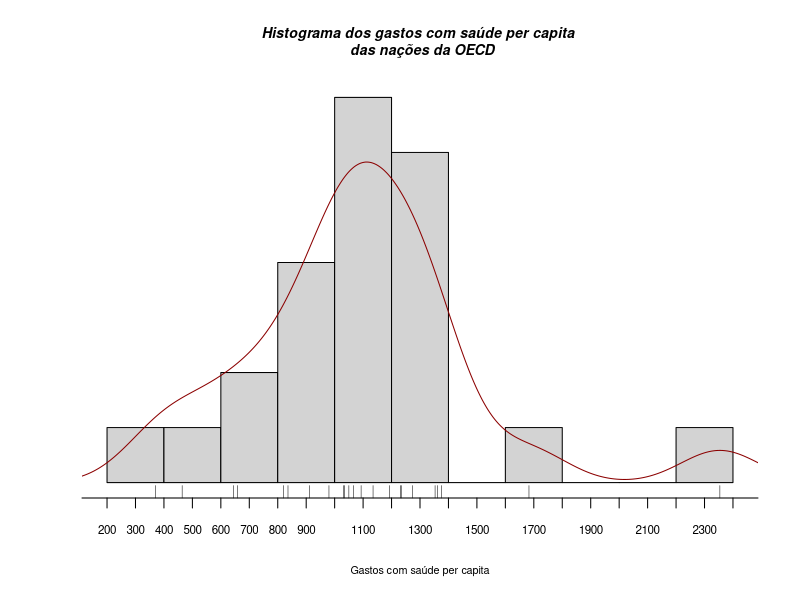
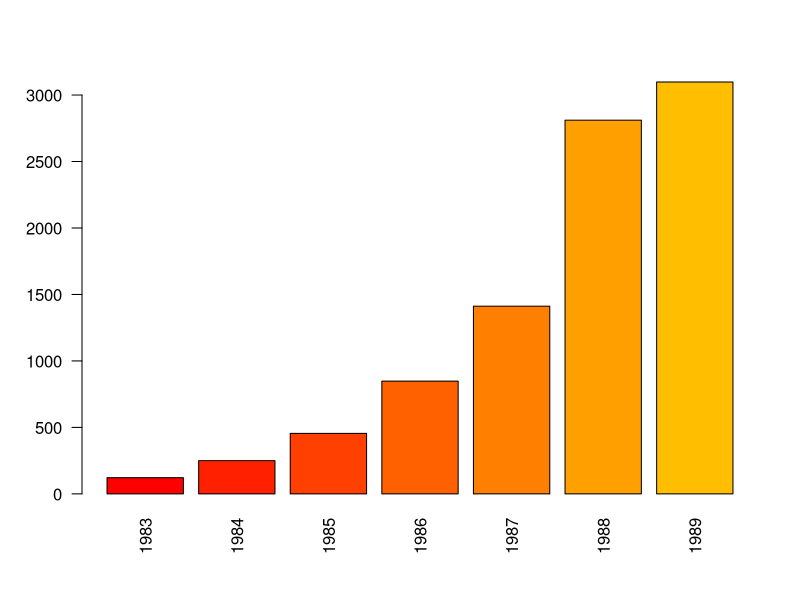
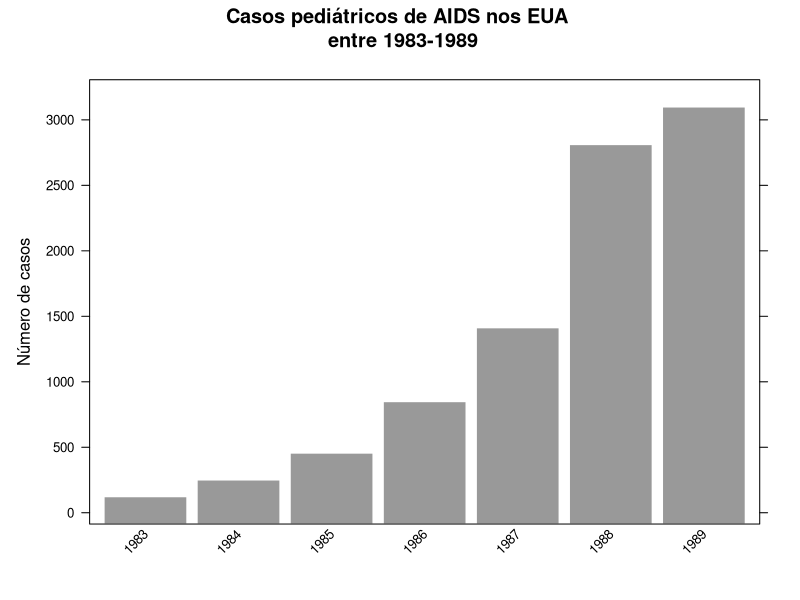
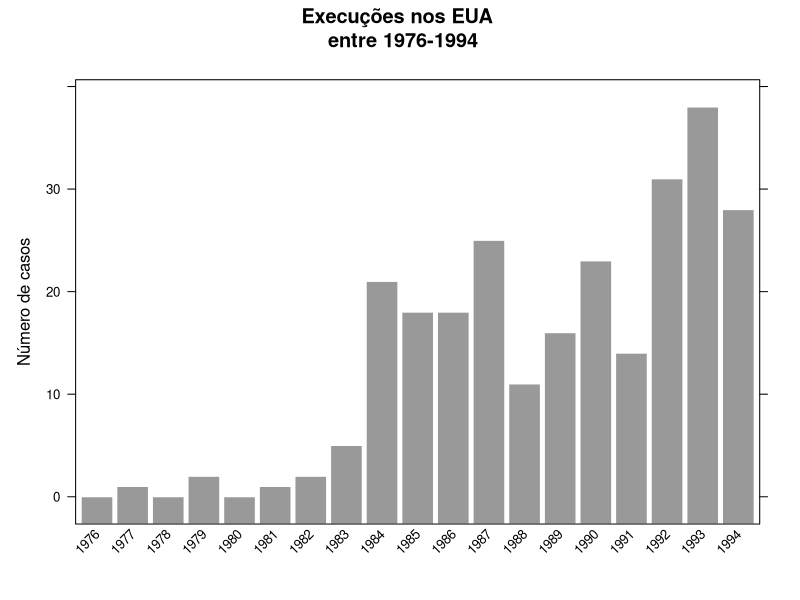
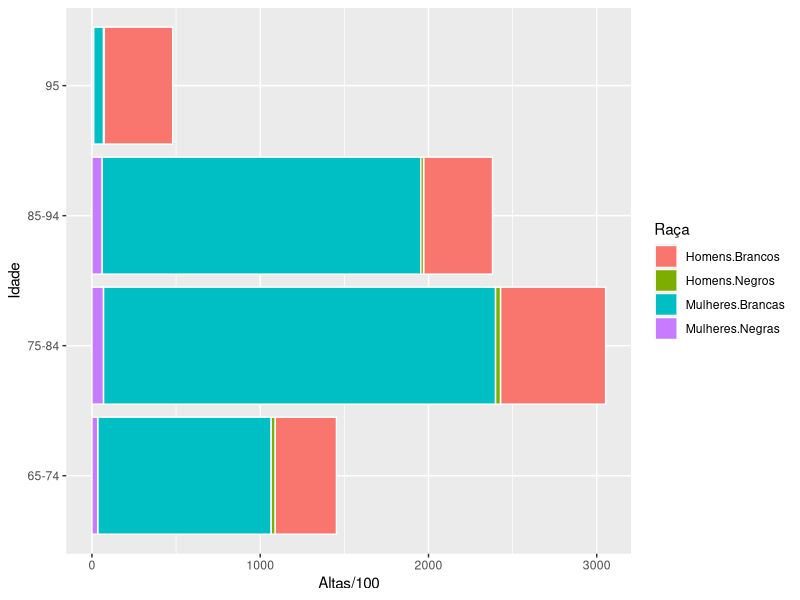
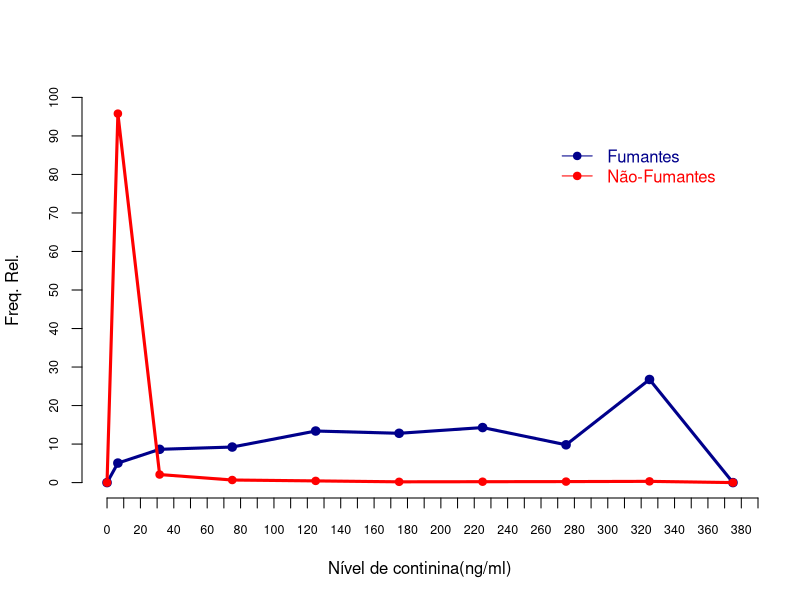
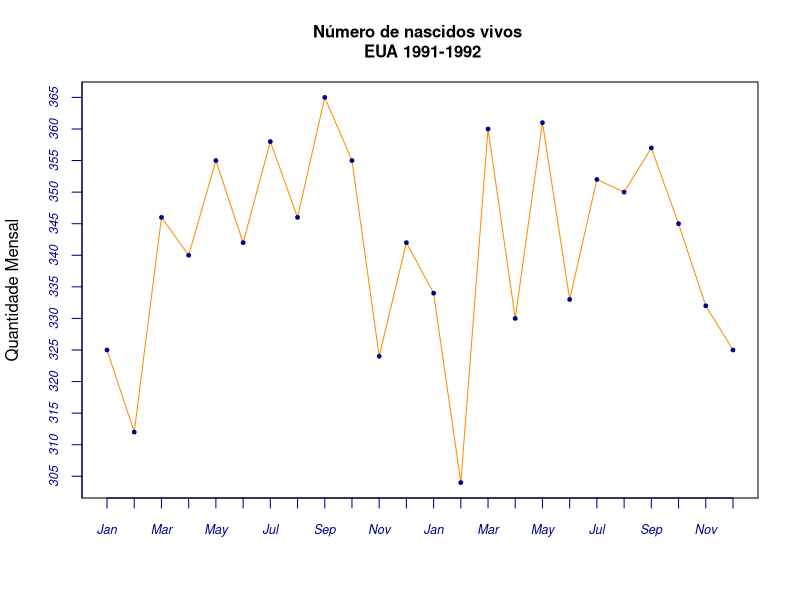
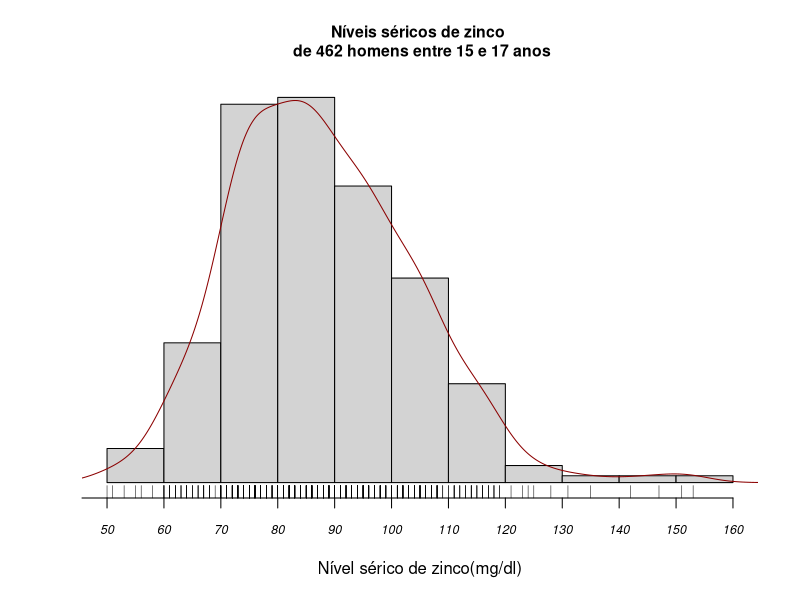

Recreate these plots in R, in order.
  
################################ Exercício 8 ####################################################################
#################################################################################################################
## Limpando área de trabalho do R
rm(list=ls())

## Entrando com os dados
Nation <- c('Australia',' Austria','Belgium','Britain','Canada','Denmark','Finland',
            'France','Germany','Greece','Iceland','Ireland','Italy','Japan','Luxembourg',
            'Netherlands','New Zeland','Norway','Portugal','Spain','Sweden','Swizerland'
            ,'United States')
Exp <- c(1032,1093,980,836,1683,912,1067,1274,1232,371,1353,658,1050,1035,1193,1135,820,
         1234,464,644,1361,1376,2354)
## Criando um data frame com os dados
d <- data.frame(Nation,Exp)


## Ordenando de acordo com o gasto
rank <- d[order(d$Exp,decreasing=TRUE),]

## histograma com o gasto per capita com saúde.

hist(d$Exp,prob=T,axes=F,xlab='Gastos com saúde per capita',ylab='',breaks='FD',main='',cex.lab=.65)
axis(1, at=seq(0,2500,100), cex.axis=.7)
title('Histograma dos gastos com saúde per capita \n das nações da OECD',cex.main=.85, font.main=4)
## Indica onde os dados estão
rug(d$Exp)
## Estima a curva de densidade dos dados (distribuição empírica)
lines(density(d$Exp),col='darkred')    

 

############################# Exercício 10 #############################################################################
########################################################################################################################
casos <- c(122,250,455,848,1412,2811,3098)
barplot(casos,names.arg=c('1983','1984','1985','1986','1987','1988','1989'),las=2,col = heat.colors(11))

## Outra forma é usar o comando 'barchart' do pacote lattice barchart::lattice
require(lattice)
ano <- c('1983','1984','1985','1986','1987','1988','1989')
barchart(casos~ano,box.ratio=8,alpha=2,col='grey60',ylab='Número de casos',border='white',
         main='Casos pediátricos de AIDS nos EUA \n entre 1983-1989', 
         scales = list(x = list(rot = 45)))



############################# Exercício 11 #############################################################################
########################################################################################################################

## Carregando os dados
year <- c('1976','1977','1978','1979','1980','1981','1982','1983','1984','1985','1986','1987','1988','1989',
          '1990','1991','1992','1993','1994')
exec <- c(0,1,0,2,0,1,2,5,21,18,18,25,11,16,23,14,31,38,28)
barchart(exec~year,box.ratio=8,alpha=2,col='grey60',ylab='Número de casos',border='white',
         main='Execuções nos EUA \n entre 1976-1994', 
         scales = list(x = list(rot = 45)))



############################# Exercício 12 #############################################################################
########################################################################################################################
Grupo.de.Idade <- c('65-74','75-84','85-94','95')
Homens.Brancos<- c(36473,62513,40975,4088)
Mulheres.Brancas <- c(103105,233047,189459,18247)
Homens.Negros <- c(2295,2902,1659,208)
Mulheres.Negras <- c(3425,6819,5968,934)
## Montando data frame
M <- data.frame(Grupo.de.Idade,Homens.Brancos,Mulheres.Brancas,Homens.Negros,Mulheres.Negras)
## Nomeando as colunas
colnames(M) <- c('Grupo de Idade','Homens Brancos','Mulheres Brancas','Homens Negros','Mulheres Negras')
M


## Criando data frame auxiliar
dados1 <- data.frame(
  Raça = c(rep("Homens.Brancos",4),rep('Mulheres.Brancas',4) ,rep('Homens.Negros',4),rep('Mulheres.Negras',4)),
  Idade = rep(c('65-74','75-84','85-94','95'),4),
  Altas = c(36473,62513,40975,40881,103105,233047,189459,5968,2295,2902,1659,208,3425,6819,5968,934),
  posição <- c(1:16)
)
## Carregando pacote de recusrsos gráficos 'ggplot2', se não estiver instalado faça - >install.packages='ggplot2', repos='http://cran-r.c3sl.ufpr.br/')

require(ggplot2)
ggplot(dados1,aes(x = Idade,y = Altas/100, fill = Raça)) + 
geom_bar(stat = "identity",colour='white') +   coord_flip() 

############################# Exercício 13 #############################################################################
########################################################################################################################
Nivel.cotinina <- c('0-13','14-49','50-99','100-149','150-199','200-249','250-299','300+')
Fumantes <- c(78,133,142,206,197,220,151,412)
Não.Fumantes <- c(3300,72,23,15,7,8,9,11)
## Soma dos fumantes
Nf <- sum(Fumantes)
## Soma dos não fumantes
Nnf <- sum(Não.Fumantes)
## Calculando a frequência relativa e arredondando para duas casas deciamis
fr.f <- round(100*Fumantes/Nf,2)
fr.nf <- round(100*Não.Fumantes/Nnf,2)
## Criando data frame
rel <- data.frame(Nivel.cotinina,fr.f,fr.nf)
## Nomeando as colunas
colnames(rel) <- c('Nível de cotinina','Fumantes(%)','Não-Fumantes(%)');rel


## Gerando dados auxiliares
fr.f2 <- c(0,fr.f,0)
fr.nf2 <- c(0,fr.nf,0)
x <- c(0,6.5,31.5,75,125,175,225,275,325,375)
## Plotando o poligono em linhas
plot(x,fr.f2,type='p',lwd=2,col='darkblue',ylim=c(0,100),ylab='Freq. Rel.',xlab='Nível de continina(ng/ml)',pch=19,axes=F)
axis(1, at=seq(0,400,10), cex.axis=0.75)
axis(2, at=seq(0,100,10), cex.axis=0.75)
lines(x,fr.f2,lwd=3,col='darkblue')
lines(x,fr.nf2,lwd=3,col='red')
points(x,fr.nf2,col='red',pch=19)
legend(270,90, legend = c('Fumantes','Não-Fumantes'), col = c('darkblue','red'), pch = 19,
              lty = 1,bty='n',text.col=c('darkblue','red'))
     
 
############################# Exercício 14 #############################################################################
########################################################################################################################
## Os dados
chumbo <- c('<20','20-29','30-39','40-49','50-59','60-69','70-79','>80')
G1979 <- c(11.5,12.1,13.9,15.4,16.5,12.8,8.4,9.4)
G1987 <- c(37.8,14.7,13.1,15.3,10.5,6.8,1.4,0.4)
## Distribuição acumulada
daG1979 <- cumsum(G1979)
daG1987 <- cumsum(G1987)
## Data frame
acum <- data.frame(chumbo,daG1979,daG1987)
colnames(acum) <- c('Chumbo no sangue','Dist. acumulada-1979(%) ','Dist. acumulada-1987(%)')
acum
## Gráfico ramos em folhas (optei por esse)
stem(G1979,scale=1)
stem(G1987,scale=1)

############################# Exercício 15 #############################################################################
########################################################################################################################
## criando vetor com nomes dos meses
month <- format(ISOdatetime(2000,1:12,1,0,0,0),"%b")
## outra forma de criara vetor dos meses
m <- rep(month.abb,2)
## vetor dos anos
year <- rep(c('1991','1992'),c(12,12))

number <- c(325,312,346,340,355,342,358,346,365,355,324,342,334,304,360,330,361,333,352,350,357,345,332,325)
## transformando os dados em uma série temporal
number <- ts(number)
## Plotando a séris
plot(number,xlab='',main='Número de nascidos vivos \n EUA 1991-1992',ylab='Quantidade Mensal',type='l',
     col='darkorange',fg='darkblue',axes=F,cex.main=1)
points(number,pch=19,cex=0.5,col='darkblue')
axis(1,at=seq(1,24,1),c(rep(month.abb,2)),col='darkblue',col.axis = "darkblue",cex.axis=.75,font.axis=3,hadj=0.51)
axis(2,at=seq(0,370,5),col='darkblue',col.axis = "darkblue",cex.axis=.75,font.axis=3,hadj=0.51)
box()


############################# Exercício 16 #############################################################################
########################################################################################################################
## Os dados
zinc <- c(50,51,53,55,56,58,rep(60,4),rep(61,4),rep(62,4),rep(63,3),rep(64,5),rep(65,3),rep(66,3),rep(67,5),rep(68,4),69,
          rep(70,9),rep(71,10),rep(72,13),rep(73,9),rep(74,12),rep(75,15),rep(76,13),rep(77,10),rep(78,12),rep(79,6),rep(80,11),
          rep(81,10),rep(82,13),rep(83,11),rep(84,14),rep(85,11),rep(86,13),rep(87,10),rep(88,14),rep(89,9),rep(90,8),
          rep(91,10),rep(92,8),rep(93,8),rep(94,11),rep(95,11),rep(96,10),rep(97,9),rep(98,9),rep(99,6),rep(100,5),rep(101,7),
          rep(102,8),rep(103,6),rep(104,7),rep(105,8),rep(106,6),rep(107,7),rep(108,7),rep(109,2),rep(110,2),rep(111,4),rep(112,3),
          rep(113,3),rep(114,4),rep(115,3),rep(116,4),rep(117,3),rep(118,3),rep(119,2),121,123,124,125,128,131,135,142,147,151,153)


## Histograma
hist(zinc, breaks=c(50,60,70,80,90,100,110,120,130,140,150,160),axes=F, main='Níveis séricos de zinco \n de 462 homens entre 15 e 17 anos',cex.main=.95,xlab='Nível sérico de zinco(mg/dl)',prob=T,ylab='')
axis(1,at=seq(0,160,10),cex.axis=.75,font.axis=3,hadj=0.51)
rug(zinc)
lines(density(zinc),col='darkred')
## calculando as frequências relativas a partir do histograma
h <- hist(zinc)
h$counts <- h$counts/length(zinc)
round(h$counts,3)

# adicionando no gráfico as frequências relativas
text(55,0.0027 ,c('0.02') ,col='darkred',cex=.85)
text(65,0.0099 ,c('0.09') ,col='darkred',cex=.85)
text(75,0.025  ,c('0.24') ,col='darkred',cex=.85)
text(85,0.025  ,c('0.25') ,col='darkred',cex=.85)
text(95,0.0195 ,c('0.19') ,col='darkred',cex=.85)
text(105,0.0135,c('0.13') ,col='darkred',cex=.85)
text(115,0.0069,c('0.06') ,col='darkred',cex=.85)
text(125,0.002 ,c('0.01') ,col='darkred',cex=.85)
text(135,0.001 ,c('0.004'),col='darkred',cex=.85)
text(145,0.001 ,c('0.004'),col='darkred',cex=.85)
text(155,0.001 ,c('0.004'),col='darkred',cex=.85)
 
############################# Exercício 17 #############################################################################
########################################################################################################################
lowbwt <- c(20,7,9,19,7,8,6,6,50,6,12,8,11,6,21,13,6,7,9,7,10,16,9,6,14,8,6,10,11,7,11,4,16,7,15,4,5,17,6,14,21,20,15,9,8,
            9,19,33,14,9,15,4,7,5,11,6,7,7,18,11,10,10,10,20,17,9,11,9,12,16,20,10,12,4,15,15,16,4,6,10,10,23,25,8,11,5,16,7,11
            ,15,16,7,17,11,17,16,25,15,5,5,13,14,20,10,8,8,8,9,17,15,13,14)

## Dividindo a janela gráfica em uma linha e duas colunas e definindo as margens
par(mfrow=c(1,2), mar=c(4,4,4,3))
## Boxplot
boxplot(lowbwt, ylab="", main="Boxplot da porcentagem \n
 de bêbes com baixo peso ao nascer",cex.main=.85)
hist(lowbwt, prob=T, axes=F, main="Histograma da porcentagem \n
 de bêbes com baixo peso ao nascer",cex.main=.85,xlab='',ylab='')
axis(1,at=seq(0,50,5),cex.axis=.75,font.axis=3,hadj=0.51)
rug(lowbwt)
lines(density(lowbwt),col='darkred')


############################# Exercício 18 #############################################################################
########################################################################################################################
state <- c('Alabama','Alasca','Arizona','Arkansas','Califórnia','Carolina do Norte','Carolina do Sul','Colorado','Connecticut',
           'Dakota do Norte','Dakota do Sul','Delaware','Columbia','Flórida','Geórgia','Havaí','Idaho','Illinois','Indiana','Iowa',
           'Kansas','Kentucky','Luisiana','Maine','Maryland','Massachusetts','Michigan','Minnesota','Mississippi','Missouri',
           'Montana','Nebraska','Nevada','Nova Hampshire','Nova Iorque','Nova Jérsei','Novo México','Ohio','Oklahoma',
           'Oregon','Pensilvânia','Rhode Island','Tennessee','Texas','Utah','Vermont','Virgínia','Virgínia Ocidental',
           'Washington','Wisconsin','Wyoming')
resident <- c(35.7,22.5,21.7,50.5,26.7,30.4,28.8,40,54.6,59.5,74.9,43.2,34.4,23.1,45.5,13.6,31.3,52.1,59.2,70.5,65.4,47.8,59.7,51.4,
              44.6,54,36.1,67.6,40.6,57.6,44.2,67.4,18.6,52.7,33.4,30.2,37,49.3,59.1,30.2,40.6,60.3,45.8,47.7,29.1,46.2,33.8,37.8,
              32.3,62.1,37.8)
dados <- data.frame(state,resident)

menor <- state[resident==min(resident)]
maior <- state[resident==max(resident)]
rsul <- data.frame(menor,maior)
colnames(rsul) <- c('Estado com menor número de residentes','Estado com maior número de residentes')
rsul
par(mfrow=c(1,2), mar=c(4,4,4,3))
boxplot(resident, ylab="", main="Boxplot o número de residentes assistidos \n
 nos estados americanos",cex.main=.85)
hist(resident, prob=T, axes=F, main="Histograma do número de residentes assistidos \n
 nos estados americanos",cex.main=.85,xlab='',ylab='')
axis(1,at=seq(10,80,5),cex.axis=.75,font.axis=3,hadj=0.51)
rug(resident)
lines(density(resident),col='darkred')

############################# Exercício 19 #############################################################################
########################################################################################################################
tar <- c(3,14,16,10,18,13,1,10,16,13,15,12,8,12,13,15,12.9,16,17,4,13,3,1,13,16,11,16,16,19,10,16,16,9,4,0.7)
nic <- c(0.3,1.2,1.3,1,1.4,1.2,0.1,0.9,1.3,1.1,1.2,1,0.9,1.3,1.2,1.3,0.89,1.2,1.3,0.4,1.1,0.4,.2,1.1,1.3,1,1.3,1.3
         ,1.4,1.1,1.2,1.2,1,.5,0.09)
# Gráfico de dispersão unidimensional
stripchart(tar, pch=1,col='red',axes=F)
axis(1,at=seq(0,20,1),cex.axis=.7)
title(main="Diagrama de dispersão unidimensional \n para alcatrão", xlab="Concentração de alcatrão",cex.main=.85,cex.lab=.75)
box()
par(mfrow=c(1,2))
hist(tar, prob=T, axes=F, main="Histograma da concentração de alcatrãos",cex.main=.85,xlab='',ylab='')
axis(1,at=seq(0,20,1),cex.axis=.75,font.axis=3,hadj=0.51)
rug(tar)
lines(density(tar),col='darkred')
hist(nic, prob=T, axes=F, main="Histograma da concentração de nicotina",cex.main=.85,xlab='',ylab='')
axis(1,at=seq(0,2,.1),cex.axis=.75,font.axis=3,hadj=0.51)
rug(nic)
lines(density(nic),col='darkred')

par(mfrow=c(1,1))
plot(nic,tar,axes=F,main='Diagrama de dispersão entre \n alcatrão e nicotina',
     xlab='Nicotina',ylab='Alcatrão',cex.lab=.75,pch=19,col='darkgreen',cex.main=.85)
axis(1,at=seq(0,2,.1),cex.axis=.75,font.axis=3,hadj=0.51)
axis(2,at=seq(0,20,1),cex.axis=.75,font.axis=3,hadj=0.51)
abline(lm(tar~nic),lwd=1)
box()
# Coeficiente de correlação linear - Este coef. é não-paramétrico
cor.test(tar,nic, method='spearman')
text(0.9,4,'Coef. Correlação de Spearman \n 0.91',col='red',cex=.8)

############################# Exercício 20 #############################################################################
########################################################################################################################
# dados
b <- c(7.1,7.8,8,8.3,9,10.1,10.9,12.1,12.5,13.3,14.1,15.1,15.8,16.9,18.7,19.3,20.4,21,21.2,21.9,21.6,22.7,21.9,22.5,23,
       23.4,23.3,23.7,24.3,24.8,26.4,25.5,24.8,24.3,23.9,24.5,24.3,25.6,25.7,27.2,28.4,29.5,30,30.3,31,32.8,34.2,36,38.5,
       41.6,43.8,45.2,45.2)
y <- 1940:1992

plot(b,xlab='',main='Taxas de nascimento por mulheres não-casadas \n  EUA 1940-1992',ylab='Taxa anual',type='l',
     col='darkorange',fg='darkblue',axes=F,cex.main=1)
points(b,pch=19,cex=0.5,col='darkblue')
axis(1,at=seq(1,53,2),seq(1940,1992,2),col='darkblue',col.axis = "darkblue",cex.axis=.6,font.axis=3,hadj=0.51,las=2)
axis(2,at=seq(0,50,1),col='darkblue',col.axis = "darkblue",cex.axis=.75,font.axis=3,hadj=0.51)
box()

